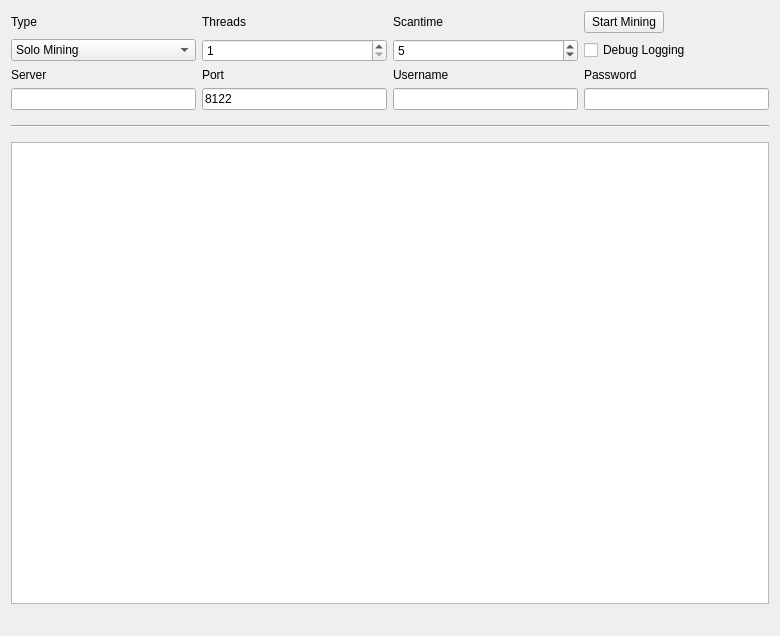
<?xml version="1.0" encoding="UTF-8"?>
<ui version="4.0">
 <class>MiningPage</class>
 <widget class="QWidget" name="MiningPage">
  <property name="geometry">
   <rect>
    <x>0</x>
    <y>0</y>
    <width>780</width>
    <height>636</height>
   </rect>
  </property>
  <property name="windowTitle">
   <string>Mining</string>
  </property>
  <layout class="QGridLayout" name="gridLayout">
   <property name="sizeConstraint">
    <enum>QLayout::SetMaximumSize</enum>
   </property>
   <item row="7" column="1">
    <widget class="QLineEdit" name="serverLine">
     <property name="enabled">
      <bool>true</bool>
     </property>
    </widget>
   </item>
   <item row="6" column="3">
    <widget class="QLabel" name="usernameLabel">
     <property name="enabled">
      <bool>true</bool>
     </property>
     <property name="text">
      <string>Username</string>
     </property>
    </widget>
   </item>
   <item row="6" column="1">
    <widget class="QLabel" name="serverLabel">
     <property name="enabled">
      <bool>true</bool>
     </property>
     <property name="text">
      <string>Server</string>
     </property>
    </widget>
   </item>
   <item row="7" column="3">
    <widget class="QLineEdit" name="usernameLine">
     <property name="enabled">
      <bool>true</bool>
     </property>
     <property name="text">
      <string/>
     </property>
    </widget>
   </item>
   <item row="6" column="4">
    <widget class="QLabel" name="passwordLabel">
     <property name="enabled">
      <bool>true</bool>
     </property>
     <property name="text">
      <string>Password</string>
     </property>
    </widget>
   </item>
   <item row="6" column="2">
    <widget class="QLabel" name="portLabel">
     <property name="enabled">
      <bool>true</bool>
     </property>
     <property name="text">
      <string>Port</string>
     </property>
    </widget>
   </item>
   <item row="3" column="4">
    <widget class="QPushButton" name="startButton">
     <property name="sizePolicy">
      <sizepolicy hsizetype="Fixed" vsizetype="Fixed">
       <horstretch>0</horstretch>
       <verstretch>0</verstretch>
      </sizepolicy>
     </property>
     <property name="text">
      <string>Start Mining</string>
     </property>
    </widget>
   </item>
   <item row="8" column="1" colspan="4">
    <widget class="Line" name="line">
     <property name="sizePolicy">
      <sizepolicy hsizetype="Minimum" vsizetype="Fixed">
       <horstretch>0</horstretch>
       <verstretch>0</verstretch>
      </sizepolicy>
     </property>
     <property name="minimumSize">
      <size>
       <width>0</width>
       <height>20</height>
      </size>
     </property>
     <property name="orientation">
      <enum>Qt::Horizontal</enum>
     </property>
    </widget>
   </item>
   <item row="13" column="1" colspan="4">
    <widget class="QListWidget" name="list">
     <property name="autoScrollMargin">
      <number>100000</number>
     </property>
     <property name="dragDropMode">
      <enum>QAbstractItemView::DragOnly</enum>
     </property>
     <property name="selectionMode">
      <enum>QAbstractItemView::NoSelection</enum>
     </property>
     <property name="movement">
      <enum>QListView::Snap</enum>
     </property>
     <property name="batchSize">
      <number>10</number>
     </property>
    </widget>
   </item>
   <item row="14" column="1" colspan="2">
    <widget class="QLabel" name="shareCount">
     <property name="font">
      <font>
       <pointsize>10</pointsize>
       <weight>75</weight>
       <bold>true</bold>
      </font>
     </property>
     <property name="text">
      <string/>
     </property>
    </widget>
   </item>
   <item row="3" column="3">
    <widget class="QLabel" name="scantimeLabel">
     <property name="enabled">
      <bool>true</bool>
     </property>
     <property name="layoutDirection">
      <enum>Qt::LeftToRight</enum>
     </property>
     <property name="text">
      <string>Scantime</string>
     </property>
    </widget>
   </item>
   <item row="3" column="2">
    <widget class="QLabel" name="threadsLabel">
     <property name="enabled">
      <bool>true</bool>
     </property>
     <property name="text">
      <string>Threads</string>
     </property>
    </widget>
   </item>
   <item row="4" column="4">
    <widget class="QCheckBox" name="debugCheckBox">
     <property name="text">
      <string>Debug Logging</string>
     </property>
    </widget>
   </item>
   <item row="3" column="1">
    <widget class="QLabel" name="typeLabel">
     <property name="text">
      <string>Type</string>
     </property>
    </widget>
   </item>
   <item row="4" column="2">
    <widget class="QSpinBox" name="threadsBox">
     <property name="enabled">
      <bool>true</bool>
     </property>
     <property name="minimum">
      <number>1</number>
     </property>
     <property name="maximum">
      <number>99</number>
     </property>
     <property name="singleStep">
      <number>1</number>
     </property>
    </widget>
   </item>
   <item row="4" column="1">
    <widget class="QComboBox" name="typeBox">
     <property name="editable">
      <bool>false</bool>
     </property>
     <property name="currentIndex">
      <number>0</number>
     </property>
     <item>
      <property name="text">
       <string>Solo Mining</string>
      </property>
     </item>
     <item>
      <property name="text">
       <string>Pool Mining</string>
      </property>
     </item>
    </widget>
   </item>
   <item row="4" column="3">
    <widget class="QSpinBox" name="scantimeBox">
     <property name="enabled">
      <bool>true</bool>
     </property>
     <property name="minimum">
      <number>1</number>
     </property>
     <property name="value">
      <number>5</number>
     </property>
    </widget>
   </item>
   <item row="7" column="2">
    <widget class="QLineEdit" name="portLine">
     <property name="enabled">
      <bool>true</bool>
     </property>
     <property name="text">
      <string>8122</string>
     </property>
     <property name="value" stdset="0">
      <number>8122</number>
     </property>
    </widget>
   </item>
   <item row="7" column="4">
    <widget class="QLineEdit" name="passwordLine">
     <property name="enabled">
      <bool>true</bool>
     </property>
    </widget>
   </item>
   <item row="14" column="3" colspan="2">
    <widget class="QLabel" name="mineSpeedLabel">
     <property name="sizePolicy">
      <sizepolicy hsizetype="Preferred" vsizetype="Preferred">
       <horstretch>0</horstretch>
       <verstretch>0</verstretch>
      </sizepolicy>
     </property>
     <property name="font">
      <font>
       <pointsize>10</pointsize>
       <weight>75</weight>
       <bold>true</bold>
      </font>
     </property>
     <property name="text">
      <string/>
     </property>
     <property name="alignment">
      <set>Qt::AlignRight|Qt::AlignTrailing|Qt::AlignVCenter</set>
     </property>
    </widget>
   </item>
  </layout>
 </widget>
 <layoutdefault spacing="6" margin="11"/>
 <tabstops>
  <tabstop>startButton</tabstop>
  <tabstop>typeBox</tabstop>
  <tabstop>threadsBox</tabstop>
  <tabstop>scantimeBox</tabstop>
  <tabstop>serverLine</tabstop>
  <tabstop>portLine</tabstop>
  <tabstop>usernameLine</tabstop>
  <tabstop>passwordLine</tabstop>
  <tabstop>debugCheckBox</tabstop>
  <tabstop>list</tabstop>
 </tabstops>
 <resources/>
 <connections/>
</ui>
